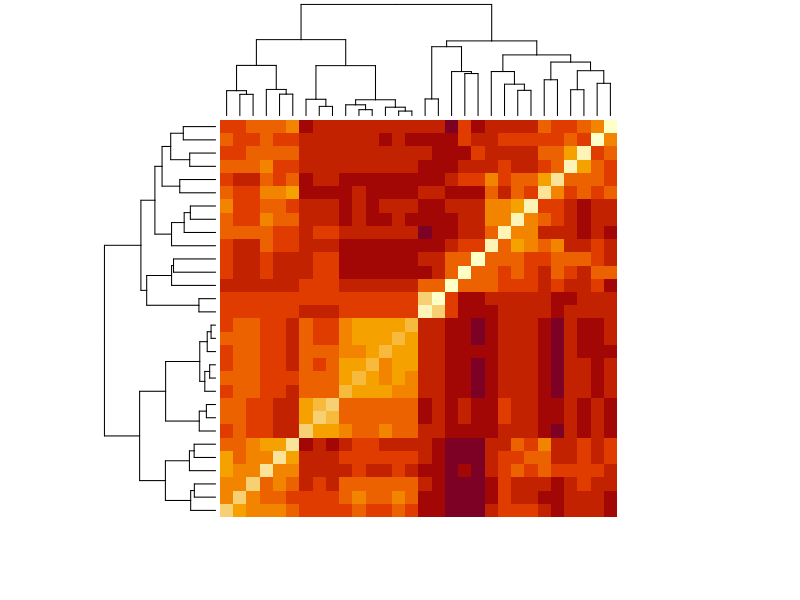
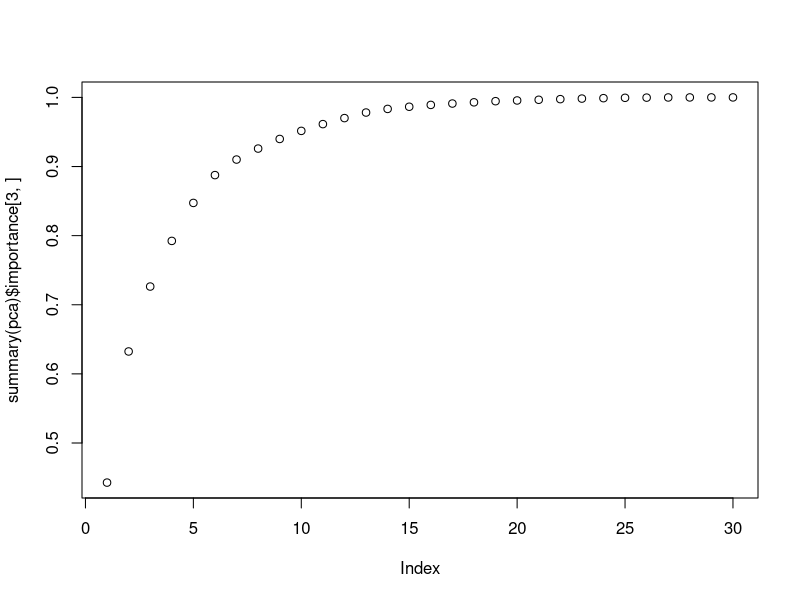
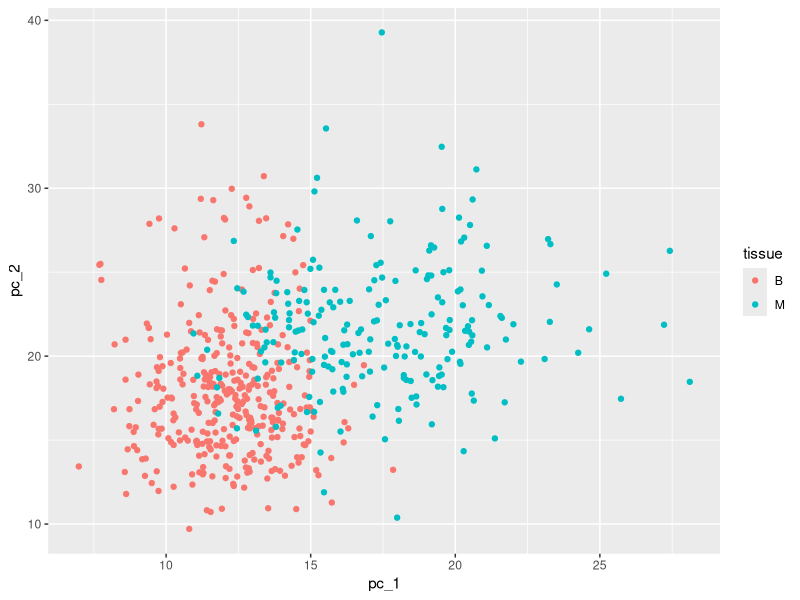
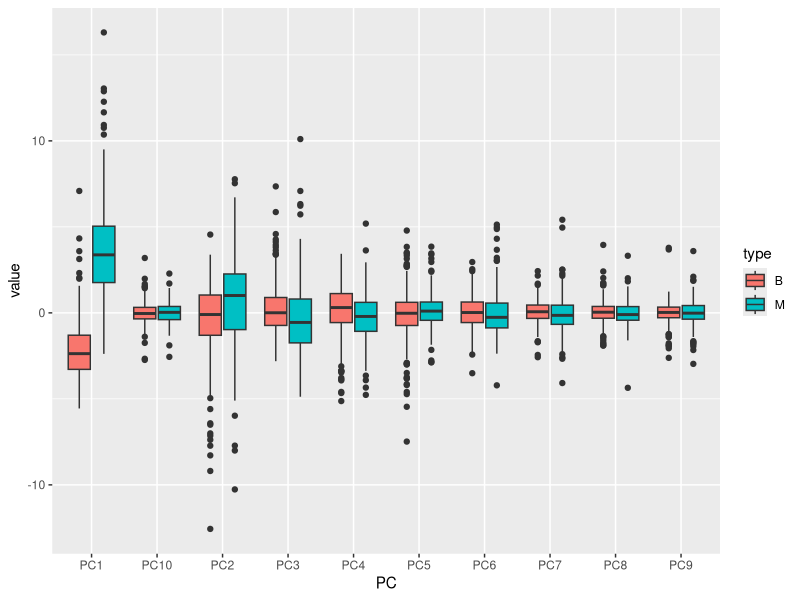

These figures' R source, in order: (Note: this script raises an error after producing the figures.)
#############################
# BREAST CANCER ASSESSMENT #
############################

install.packages("dslabs")
options(digits = 3)
library(matrixStats)
library(tidyverse)
library(caret)
library(dslabs)
library(dplyr)
data(brca)

# How many samples are in the dataset?
dim(brca$x)[1]
# How many predictors are in the matrix?
dim(brca$x)[2]
# What proportion of the samples are malignant?
mean(brca$y == "M")
# Which column number has the highest mean?
which.max(colMeans(brca$x))
# Which column number has the lowest standard deviation?
which.min(colSds(brca$x))



# Use sweep() two times to scale each column: subtract the column means of brca$x,
# then divide by the column standard deviations of brca$x
x_centered <- sweep(brca$x, 2, colMeans(brca$x))
x_scaled <- sweep(x_centered, 2, colSds(brca$x), FUN = "/")
# After scaling, what is the standard deviation of the first column?
sd(x_scaled[ ,1])
# After scaling, what is the median value of the first column?
median(x_scaled[ ,1])


# Calculate the distance between all samples using the scaled matrix.
d_samples <- dist(x_scaled)
# What is the average distance between the first sample, which is benign,
# and other benign samples?
dist_BtoB <- as.matrix(d_samples)[1, brca$y == "B"]
mean(dist_BtoB[2:length(dist_BtoB)])
# What is the average distance between the first sample and malignant samples?
dist_BtoM <- as.matrix(d_samples)[1, brca$y == "M"]
mean(dist_BtoM)


# Make a heatmap of the relationship between features using the scaled matrix
d_features <- dist(t(x_scaled))
heatmap(as.matrix(d_features), labRow = NA, labCol = NA)



# Perform hierarchical clustering on the 30 features. Cut the tree into 5 groups.
# All but one of the answer options are in the same group.
# Which is in a different group?
h <- hclust(d_features)
groups <- cutree(h, k = 5)
split(names(groups), groups)



# Perform a principal component analysis of the scaled matrix.
# What proportion of variance is explained by the first principal component?
pca <- prcomp(x_scaled)
summary(pca)    # see PC1 Cumulative Proportion
# The proportion of variance explained can be determined using the
# following code:
pca <- prcomp(x_scaled)
summary(pca)    # see PC1 Cumulative Proportion
# Plot
plot(summary(pca)$importance[3,])


# Plot the first two principal components with color representing 
# tumor type (benign/malignant).
# Which of the following is true?
data.frame(pc_1 = brca$x[,1], pc_2 = brca$x[,2], 
           tissue = brca$y) %>%
  ggplot(aes(pc_1, pc_2, color = tissue)) +
  geom_point()


# Make a boxplot of the first 10 PCs grouped by tumor type.
# Which PCs are significantly different enough by tumor type that there 
# is no overlap in the interquartile ranges (IQRs) for benign and
# malignant samples?
data.frame(type = brca$y, pca$x[,1:10]) %>%
  gather(key = "PC", value = "value", -type) %>%
  ggplot(aes(PC, value, fill = type)) +
  geom_boxplot()



# Set the seed to 1, then create a data partition splitting brca$y and the
# scaled version of the brca$x matrix into a 20% test set and 80% train 
# using the following code:
# set.seed(1) if using R 3.5 or earlier
set.seed(1, sample.kind = "Rounding")    # if using R 3.6 or later
test_index <- createDataPartition(brca$y, times = 1, p = 0.2, list = FALSE)
test_x <- x_scaled[test_index,]
test_y <- brca$y[test_index]
train_x <- x_scaled[-test_index,]
train_y <- brca$y[-test_index]
# Save models as you progress through the questions as you'll be creating
# an ensemble towards the end


# Check that the training and test sets have similar proportions of
# benign and malignant tumors.

# What proportion of the training set is benign?
mean(train_y == "B")
# What proportion of the test set is benign?
mean(test_y == "B")



# The predict_kmeans() function defined here takes two arguments - a matrix 
# of observations x and a k-means object k - and assigns each row of x to
# a cluster from k.
predict_kmeans <- function(x, k) {
  centers <- k$centers    # extract cluster centers
  # calculate distance to cluster centers
  distances <- sapply(1:nrow(x), function(i){
    apply(centers, 1, function(y) dist(rbind(x[i,], y)))
  })
  max.col(-t(distances))  # select cluster with min distance to center
}

# Set the seed to 3. Perform k-means clustering on the training set with 
# 2 centers and assign the output to k. Then use the predict_kmeans() function 
# to make predictions on the test set.
# set.seed(3) if using R 3.5 or earlier
set.seed(3, sample.kind = "Rounding")    # if using R 3.6 or later
k <- kmeans(train_x, centers = 2)
kmeans_preds <- ifelse(predict_kmeans(test_x, k) == 1, "B", "M")
mean(kmeans_preds == test_y)


# What proportion of benign tumours are identified correctly
sensitivity(factor(kmeans_preds), test_y, positive = "B")
# The proportion of malignant tumors that are correctly identified, which 
# is the sensitivity for malignant tumors:
sensitivity(factor(kmeans_preds), test_y, positive = "M")

# Fit a logistic regression model on the training set with caret::train() using 
# all predictors. Ignore warnings about the algorithm not converging. 
# Make predictions on the test set.
library(caret)
dat_train <- data.frame(y=train_y, x=train_x)
dat_test <- data.frame(y=test_y, x=test_x)
# What is the accuracy of the logistic regression model on the test set?
train_glm <- train(y~., method="glm", data=dat_train)
glm_preds <- predict(train_glm, dat_test)
confusionMatrix(y_hat, dat_test$y)$overall["Accuracy"]
# What is the accuracy of the lda model on the test set?
train_lda <- train(y~., method="lda", data=dat_train)
lda_preds <- predict(train_lda, dat_test)
confusionMatrix(y_hat, dat_test$y)$overall["Accuracy"]
# What is the accuracy of the qda model on the test set?
train_qda <- train(y~., method="qda", data=dat_train)
qda_preds <- predict(train_qda, dat_test)
confusionMatrix(y_hat, dat_test$y)$overall["Accuracy"]
# What is the accuracy of the gamLoess model on the test set?
train_gam <- train(y~., method="gamLoess", data=dat_train)
gam_preds <- predict(train_gam, dat_test)
confusionMatrix(y_hat, dat_test$y)$overall["Accuracy"]


# Set the seed to 7, then train a k-nearest neighbors model on the training 
# set using the caret package. Try odd values of k from 3 to 21. Use the final
# model to generate predictions on the test set.
set.seed(7, sample.kind = "Rounding")    # if using R 3.6 or later
tuning <- data.frame(k = seq(3, 21, 2))
train_knn <- train(train_x, train_y,
                   method = "knn", 
                   tuneGrid = tuning)
train_knn$bestTune
# What is the accuracy using the optimised k
knn_preds <- predict(train_knn, test_x)
mean(knn_preds == test_y)



# Set the seed to 9, then train a random forest model on the training set using
# the caret package. Test mtry values of c(3, 5, 7, 9). Use the argument
# importance = TRUE so that feature importance can be extracted. Generate 
# predictions on the test set.
# Note: please use c(3, 5, 7, 9) instead of seq(3, 9, 2) in tuneGrid.
# What value of mtry gives the highest accuracy?
set.seed(9, sample.kind = "Rounding") # if using R 3.6 or later
train_rf <- with(train_dat,
             train(x, y, method="rf",
                   tuneGrid = data.frame(mtry = c(3,5,7,9))),
             importance = TRUE
)
# What is the accuracy of the random forest model on the test set
rf_preds <- predict(train_rf, test_x)
mean(rf_preds == test_y)
# What is the most important variable in the random forest model
varImp(train_rf)


# Create an ensemble using the predictions from the 7 models created 
# in the previous exercises: k-means, logistic regression, LDA, QDA, 
# loess, k-nearest neighbors, and random forest. Use the ensemble to
# generate a majority prediction of the tumor type (if most models suggest
# the tumor is malignant, predict malignant).
# What is the accuracy of the ensemble prediction?
ensemble <- cbind(glm = glm_preds == "B", lda = lda_preds == "B", qda = qda_preds == "B", loess = gam_preds == "B", rf = rf_preds == "B", knn = knn_preds == "B", kmeans = kmeans_preds == "B")
ensemble_preds <- ifelse(rowMeans(ensemble) > 0.5, "B", "M")
mean(ensemble_preds == test_y)

# Make a table of the accuracies of the 7 models and the accuracy 
# of the ensemble model.
# Which of these models has the highest accuracy?
models <- c("K means", "Logistic regression", "LDA", "QDA", "Loess", "K nearest neighbors", "Random forest", "Ensemble")
accuracy <- c(mean(kmeans_preds == test_y),
              mean(glm_preds == test_y),
              mean(lda_preds == test_y),
              mean(qda_preds == test_y),
              mean(loess_preds == test_y),
              mean(knn_preds == test_y),
              mean(rf_preds == test_y),
              mean(ensemble_preds == test_y))
data.frame(Model = models, Accuracy = accuracy)
